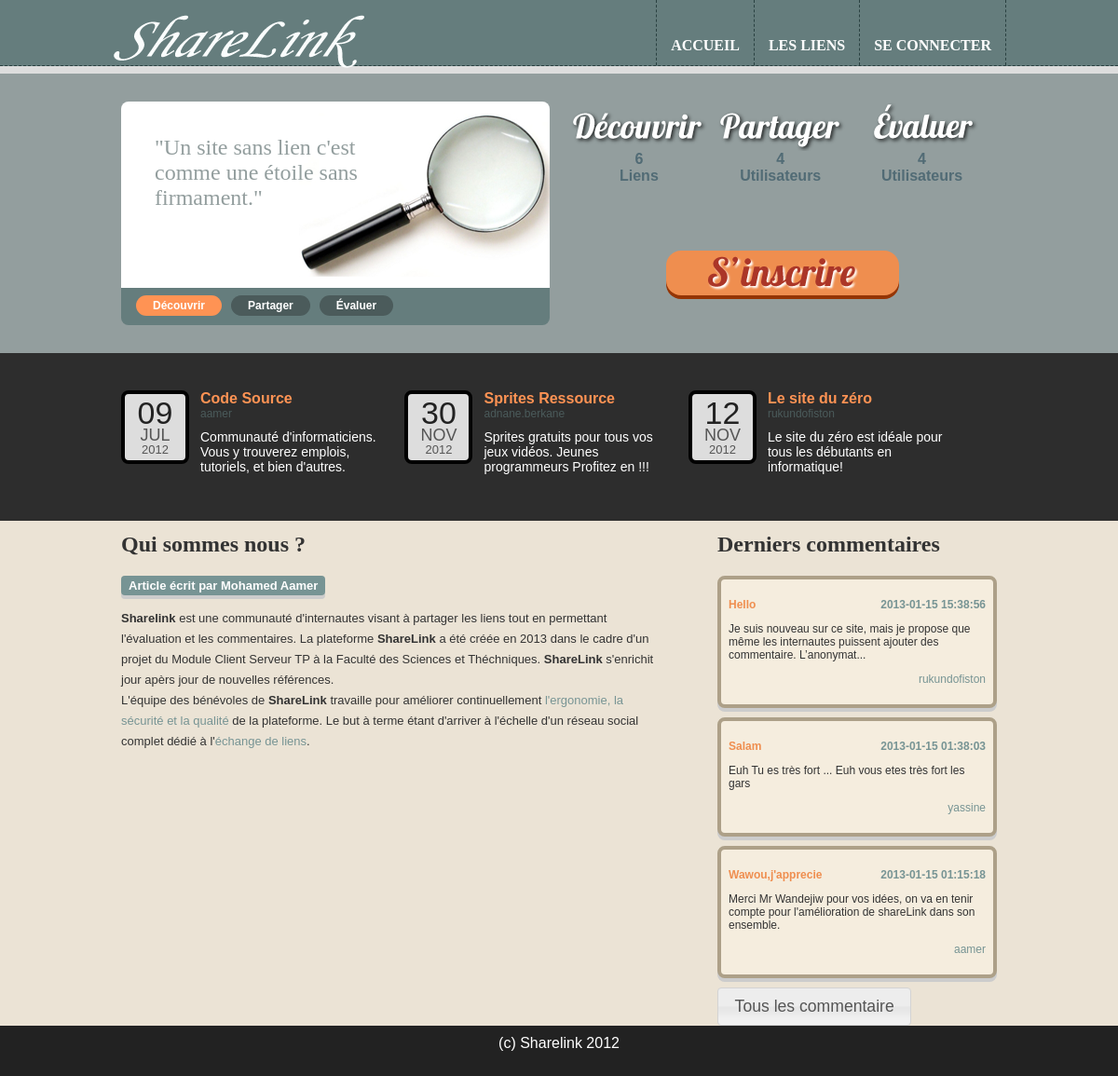
The page / on the database its author committed.
### tables this page shows
CREATE TABLE IF NOT EXISTS `liens` (
  `id` int(10) unsigned NOT NULL AUTO_INCREMENT,
  `titre` varchar(256) NOT NULL,
  `utilisateur` int(11) unsigned NOT NULL,
  `description` text NOT NULL,
  `date` datetime NOT NULL,
  `visite` int(10) unsigned NOT NULL,
  `url` varchar(512) DEFAULT NULL,
  PRIMARY KEY (`id`)
);

CREATE TABLE IF NOT EXISTS `utilisateurs` (
  `id` int(11) NOT NULL AUTO_INCREMENT,
  `identifiant` varchar(256) DEFAULT NULL,
  `nom` varchar(256) DEFAULT NULL,
  `prenom` varchar(256) DEFAULT NULL,
  `email` varchar(256) DEFAULT NULL,
  `motdepasse` varchar(256) DEFAULT NULL,
  PRIMARY KEY (`id`)
);

### include/data.php (called while the page is built, shortened)
<?php
$accesBD = parse_ini_file(('include/config.ini'));
try{
    $db = new PDO('mysql:host='.$accesBD['serveur'].';dbname='.$accesBD['base'], $accesBD['identifiant'],
            $accesBD['motDePasse']);
}catch(PDOException $err){
    die('Erreur connexion BD');
}
    ?>
    <?php
function Liens_Meilleurs($n){
    global $db;
    $sql="SELECT Liens.id id, titre, description, date, url, identifiant, nom, prenom ".
        "FROM Liens INNER JOIN Utilisateurs ON utilisateur=Utilisateurs.id ".
        "ORDER BY visite DESC, Date DESC ".
        "LIMIT :n";
    $requete = $db->prepare($sql);
    $requete->bindValue('n', $n, PDO::PARAM_INT);
    if(!$requete->execute()){
        DBErreur('Erreur', $requete);
    }
    return $requete->fetchAll(PDO::FETCH_ASSOC);
}
function Commentaires_Derniers($n){
    global $db;
    $sql="SELECT identifiant,titre,commentaire,date FROM commentaires,utilisateurs WHERE commentaires.utilisateur=utilisateurs.id
    ORDER BY date DESC LIMIT :n";
    $requete = $db->prepare($sql);
    $requete->bindValue('n', $n, PDO::PARAM_INT);
    if(!$requete->execute()){
        DBErreur('Erreur', $requete);
    }
    return $requete->fetchAll(PDO::FETCH_ASSOC);
}
    ?>

### templates/index.template.php (the view, shortened to what this page needs)
<html>
    <head>
        <link rel="stylesheet" type="text/css" href="./styles/sharelink.css" media="all">
        <link rel="stylesheet" href="./styles/jquery-ui.custom.css" />
    </head>
    <body>
        <?php require 'views/modules/menu.php'; ?>
        <div id="entete">
            <div class="base960">
                <div id="principes">
                    <div id="principes_haut">
                        <div class="principe" id="principe1">
                            "Un site sans lien c'est comme une étoile sans firmament."
                        </div>
                    </div>
                    <div id="principes_bas">
                        <ul>
                            <li class="selectionne">Découvrir</li>
                            <li>Partager</li>
                            <li>Évaluer</li>
                        </ul>
                    </div>
                </div>
                <div id="entete_droite">
                </div>
            </div>
        </div>
        <div id="meilleurs">
            <div class="base960">
                <ul>
                    <?php $page['data'] = Liens_Meilleurs(3); ?>
                    <?php foreach ($page['data'] as $value): ?>
                    <a href="index.php?controller=liens&action=consulterlien&id=<?php echo $value['id']; ?>" target="_blank" style="color:white; text-decoration:none;">
                        <li>
                            <div class="lien">
                                <div class="date">
                                    <span class="jour"> <?php echo date('d', strtotime($value['date'])); ?> </span>
                                    <span class="mois"> <?php echo strtoupper(date('M', strtotime($value['date']))); ?> </span>
                                    <span class="annee"> <?php echo date('Y', strtotime($value['date'])); ?> </span>
                                </div>
                                <div class="titre"> <?php echo $value['titre']; ?> </div>
                                <div class="ajoute_par"> <?php echo $value['identifiant']; ?> </div>
                                <div class="description"> <?php echo $value['description']; ?> </div>
                            </div>
                        </li>
                    </a>
                    <?php endforeach; ?>
                </ul>
            </div>
        </div>
        <div id="editorial">
            <div class="base960">
                <div class="article">
                    <h2>Qui sommes nous ?</h2>
                    <p class="auteur"><span>Article écrit par Mohamed Aamer</span></p>
                    <p><span class="renforce">Sharelink</span> est une communauté d'internautes visant à
                    partager les liens tout en permettant l'évaluation et les commentaires.
                    La plateforme <span class="renforce">ShareLink</span> a été créée en 2013 dans le
                    cadre d'un projet du Module Client Serveur TP à la Faculté des Sciences et Théchniques.
                    <span class="renforce">ShareLink</span> s'enrichit
                    jour apèrs jour de nouvelles références.<br/>
                    L'équipe des bénévoles de <span class="renforce">ShareLink</span> travaille pour
                    améliorer continuellement <span class="important">l'ergonomie, la sécurité et la qualité</span>
                    de la plateforme.
                    Le but à terme étant d'arriver à l'échelle d'un réseau social complet dédié à
                    l'<span class="important">échange de liens</span>.
                    </p>
                </div>
                <div class="commentaires">
                    <h2>Derniers commentaires</h2>
                    <ul>
                    <?php $page['data'] = Commentaires_Derniers(3); ?>
                    <?php foreach ($page['data'] as $value): ?>
                        <li class="commentaire">
                                <p class="site"><?php echo $value['titre']; ?><span class="date"><?php echo $value['date'];?></span></p>
                                <p class="texte"> <?php echo $value['commentaire']; ?></p>
                                <p class="auteur"><?php echo $value['identifiant']; ?></p>
                        </li>
                    <?php endforeach;?>
                    </ul>
                    <button id="listersTous"><a href="index.php?controller=liens&action=listerCommentaires">Tous les commentaire</a></button>
                </div>
            </div>
        </div>
        <div id="pieds">
            (c) Sharelink 2012
        </div>
    </body>
</html>

### styles/sharelink.css (style rules this page uses)
body { margin: 0px; background-color: #222222; color: #FFFFFF; font-family: Helvetica, Arial, Sans Serif; }
div.base960 { margin-left: auto; margin-right : auto; width: 960px; position: relative; }
#entete { background-color: #939E9E; }
#entete>div { min-height: 300px; }
#principes { width: 460px; height: 240px; position: absolute; left: 10px; top: 30px; }
#principes_haut { height: 200px; background-color: white; border-top-left-radius: 8px; border-top-right-radius: 8px; background-image: url(loupe.png); background-repeat: no-repeat; background-position: right; }
#principes_bas { height: 40px; background-color: #657D7D; border-bottom-left-radius: 8px; border-bottom-right-radius: 8px; }
div.principe { font-family: times; color: #939E9E; font-size: 24px; }
div#principe1 { padding-top: 36px; padding-left: 36px; padding-right: 180px; height: 164px; }
#principes_bas>ul { margin: 0px; padding: 8px 16px; }
#principes_bas ul li { float:left; list-style: none; font-family: Arial; font-weight: bold; font-size: 12px; background-color: #4B5B5B; padding:4px 18px; border-radius: 12px; }
#principes_bas ul li+li { margin-left: 10px; }
#principes_bas .selectionne { background-color: #FF9354; }
#entete_droite { position:absolute; width:460px; height:240px; top:30px; right:10px; }
#meilleurs { background-color: #2D2D2D; margin: 0px; padding: 0px; }
#meilleurs ul { margin: 0px 0px; padding: 0px; }
#meilleurs li { display: inline-block; list-style: none; padding: 20px 10px; margin: 20px 0px; width: 280px; height: 100px; }
#meilleurs div.date { height: 65px; width: 45px; margin: 0px 12px 8px 0px; padding: 3px 10px; border: 4px solid; border-color: black; border-radius: 8px; background-color: #DDDDDD; float: left; }
#meilleurs div.lien div.date span { display:block; text-align: center; }
#meilleurs div.lien div.date span.jour { color:#222222; font-size: 34px; line-height: 34px; }
#meilleurs div.lien div.date span.mois { color:#555555; font-size: 18px; line-height: 14px; }
#meilleurs div.lien div.date span.annee { color:#555555; font-size: 13px; line-height: 18px; }
#meilleurs div.lien div.titre { color: #FF9354; font-size: 16px; font-weight: bold; }
#meilleurs div.lien div.ajoute_par { font-size:12px; color:#4B5B5B; }
#meilleurs div.lien div.description { padding-top:10px; font-size:14px }
#editorial { color:#333333; background-color:#EBE3D5 }
#editorial .article { width:620px; margin-left:10px; float: left; }
#editorial h2 { font-size:24px; font-family:Times; margin-top:0px; padding-top:12px; }
#editorial .article .auteur span { background-color:#779494; border-radius:4px; box-shadow:0px 4px #CCCCCC; padding:3px 8px; color:white; font-weight:bold; width: auto; }
#editorial div.article span.renforce { font-weight: bold; }
#editorial div.article span.important { color:#779494; }
#editorial div.article p { font-size:13px; line-height:22px; font-family:Arial; padding-right:40px; }
#editorial div.commentaires { float:right; width:300px; margin-right:10px; }
#editorial div.commentaires ul { margin:0px; padding:0px; }
#editorial li.commentaire { list-style: none; background-color: #F5EDDE; border-radius: 8px; border:solid 4px #ADA088; font-size:12px; padding:8px; margin-bottom:10px; box-shadow: 0px 4px #CCCCCC; }
#editorial li.commentaire p.auteur { text-align:right; color:#779494; }
#editorial li.commentaire p.site { font-weight: bold; color:#EF8E4F; }
#editorial li.commentaire p.site span.date { float:right; color:#779494; }
#pieds { clear: both; text-align: center; height: 100px; padding-top: 10px; }

### rows shown on the page
liens: date "09", date "JUL", date "2012", titre "Code Source", utilisateurs.identifiant "aamer", description "Communauté d'informaticiens. Vous y trouverez emplois, tutoriels, et bien d'autres."
liens: date "30", date "NOV", date "2012", titre "Sprites Ressource", utilisateurs.identifiant "adnane.berkane", description "Sprites gratuits pour tous vos jeux vidéos. Jeunes programmeurs Profitez en !!!"
liens: date "12", date "NOV", date "2012", titre "Le site du zéro", utilisateurs.identifiant "rukundofiston", description "Le site du zéro est idéale pour tous les débutants en informatique!"

### other values the page prints
Liens_Compter() "6"
Utilisateurs_Compter() "4"
$value['titre'] "Hello"
$value['date'] "2013-01-15 15:38:56"
$value['commentaire'] "Je suis nouveau sur ce site, mais je propose que même les internautes puissent ajouter des commentaire. L’anonymat..."
$value['identifiant'] "rukundofiston"
$value['titre'] "Salam"
$value['date'] "2013-01-15 01:38:03"
$value['commentaire'] "Euh Tu es très fort ... Euh vous etes très fort les gars"
$value['identifiant'] "yassine"
$value['titre'] "Wawou,j'apprecie"
$value['date'] "2013-01-15 01:15:18"
$value['commentaire'] "Merci Mr Wandejiw pour vos idées, on va en tenir compte pour l'amélioration de shareLink dans son ensemble."
$value['identifiant'] "aamer"
